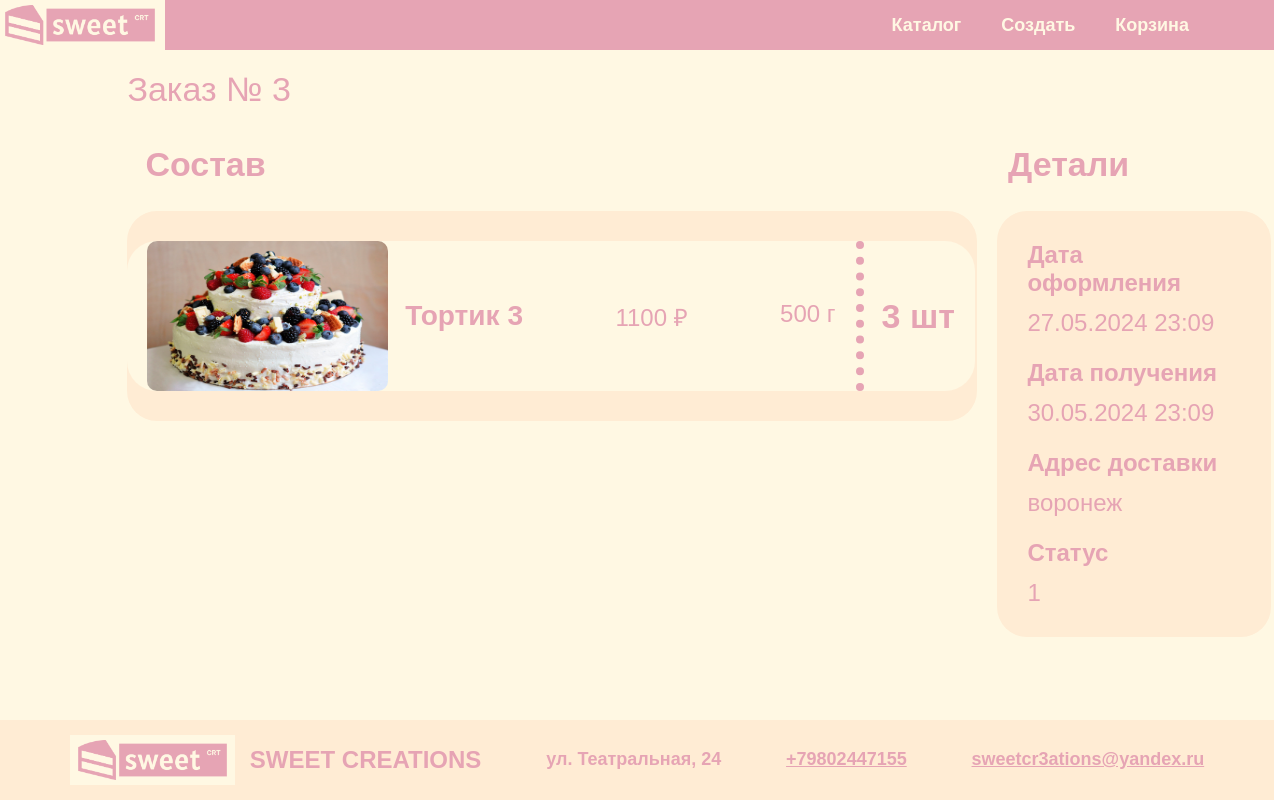
Page /order_details/3/ (signed in) on the earlier database version.
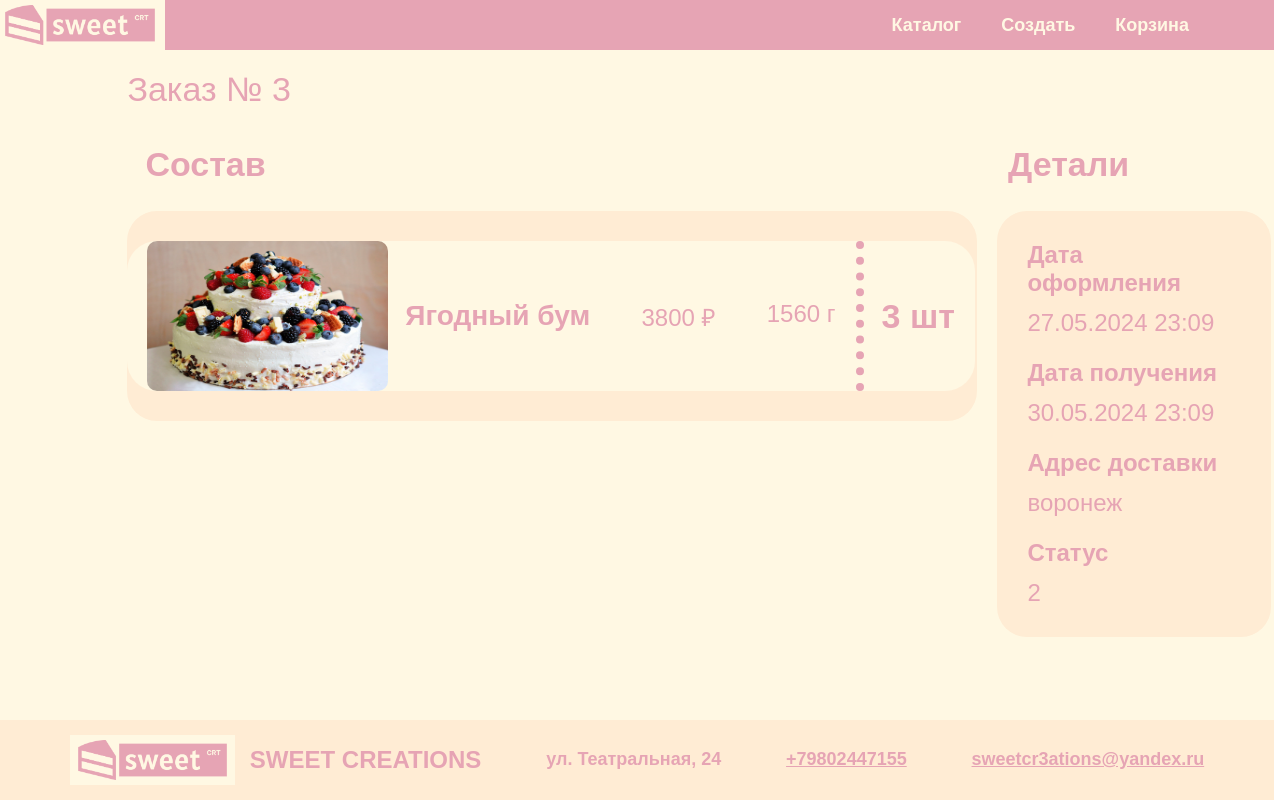
Same page on the later database version.
### main/models.py (models this page shows, shortened)
class Cake(models.Model):
    cake_id = models.AutoField(db_column='cake_ID', primary_key=True)
    weight = models.IntegerField()
    cost = models.TextField()
    layers_count = models.IntegerField()
    text = models.TextField(blank=True, null=True)
    name = models.TextField(blank=True, null=True)
    constructor_image = models.TextField(blank=True, null=True)
    preview_image = models.TextField(blank=True, null=True)
    cake_size = models.ForeignKey('CakeSize', models.DO_NOTHING, db_column='cake_size_ID')
    cake_shape = models.ForeignKey('CakeShape', models.DO_NOTHING, db_column='cake_shape_ID')
    cake_coverage = models.ForeignKey('CakeCoverage', models.DO_NOTHING, db_column='cake_coverage_ID', default=4)
    cake_topping = models.ForeignKey('CakeTopping', models.DO_NOTHING, db_column='cake_topping_ID', default=4)
    cake_addition = models.ForeignKey('CakeAddition', models.DO_NOTHING, db_column='cake_addition_ID', default=5)
    cake_addition_perimeter = models.ForeignKey('CakeAddition', models.DO_NOTHING, db_column='cake_addition_ID_perimeter', related_name='cake_addition_perimeter', null=True, blank=True)
    is_users = models.BooleanField(default=False)
    class Meta:
        db_table = 'Cake'

class Order(models.Model):
    order_id = models.AutoField(db_column='order_ID', primary_key=True)
    date = models.TextField()
    delivery_date = models.TextField()
    price = models.FloatField()
    delivery_address = models.TextField()
    status = models.TextField()
    user = models.ForeignKey('User', models.DO_NOTHING, db_column='user_ID', null=True, blank=True)
    class Meta:
        db_table = 'Order'

### main/views.py (the view)
# urls.py: path('order_details/<int:order_id>/', order_details, name='order_details'),
@login_required
def order_details(request, order_id):
    order = get_object_or_404(Order, pk=order_id)
    order_contents = OrderContent.objects.filter(order=order)
    grouped_order_contents = {}
    for item in order_contents:
        if item.cake.pk in grouped_order_contents:
            grouped_order_contents[item.cake.pk]['quantity'] += 1
        else:
            grouped_order_contents[item.cake.pk] = {
                'cake': item.cake,
                'quantity': 1
            }
    return render(request, 'main/order_details.html', {
        'order': order,
        'order_contents': grouped_order_contents.values()
    })

### main/templatetags/custom_filters.py (called while the page is built)
@register.filter(name='format_date')
def format_date(value, date_format="%d.%m.%Y %H:%M"):
    if isinstance(value, datetime.datetime):
        return value.strftime(date_format)
    if isinstance(value, str):
        try:
            dt_value = datetime.datetime.fromisoformat(value)
            return dt_value.strftime(date_format)
        except ValueError:
            return value
    return value

### main/templates/main/order_details.html (shortened to what this page needs)
{% extends 'main/base.html' %}
{% load static %}
{% load custom_filters %}
{% block content %}
   <h1 class="order-number">
        <span>Заказ №</span>
        <span>{{ order.pk }}</span>
      </h1>
    <div class="order-details ">
      <section class="order-structure">
        <header class="order-header">
          <h2 class="order-title">Состав</h2>
        </header>
        <div class="order-items">
          {% for item in order_contents %}
          <article class="order-item">
            <div class="item-details">
              <img src="{% static item.cake.preview_image %}" alt="{{ item.cake.name }}"  />
              <div class="item-info">
                <h3 class="item-name">{{ item.cake.name }}</h3>
                <div class="item-price">{{ item.cake.cost }} ₽</div>
                <div class="item-price">{{ item.cake.weight }} г</div>
              </div>
            </div>
            <div class="item-quantity">
              <div class="quantity-divider"></div>
              <div class="quantity-value">{{ item.quantity }} шт</div>
            </div>
          </article>
          {% endfor %}
        </div>
      </section>
      <aside class="order-summary">
        <h2 class="summary-title">Детали</h2>
        <div class="summary-details">
          <div class="summary-label">Дата оформления</div>
          <div class="summary-value">{{ order.date|format_date }}</div>
          <div class="summary-label summary-label-spacing">Дата получения</div>
          <div class="summary-value">{{ order.delivery_date|format_date }}</div>
          <div class="summary-label summary-label-spacing">Адрес доставки</div>
          <div class="summary-value">{{ order.delivery_address }}</div>
          <div class="summary-label summary-label-spacing">Статус</div>
          <div class="summary-value">{{ order.status }}</div>
        </div>
      </aside>
    </div>
{% endblock %}

Differences in the rows shown:
changed Order "воронеж": status "1" → "2"
changed Cake: cake.name "Тортик 3" → "Ягодный бум"; cake.cost "1100" → "3800"; cake.weight "500" → "1560"
